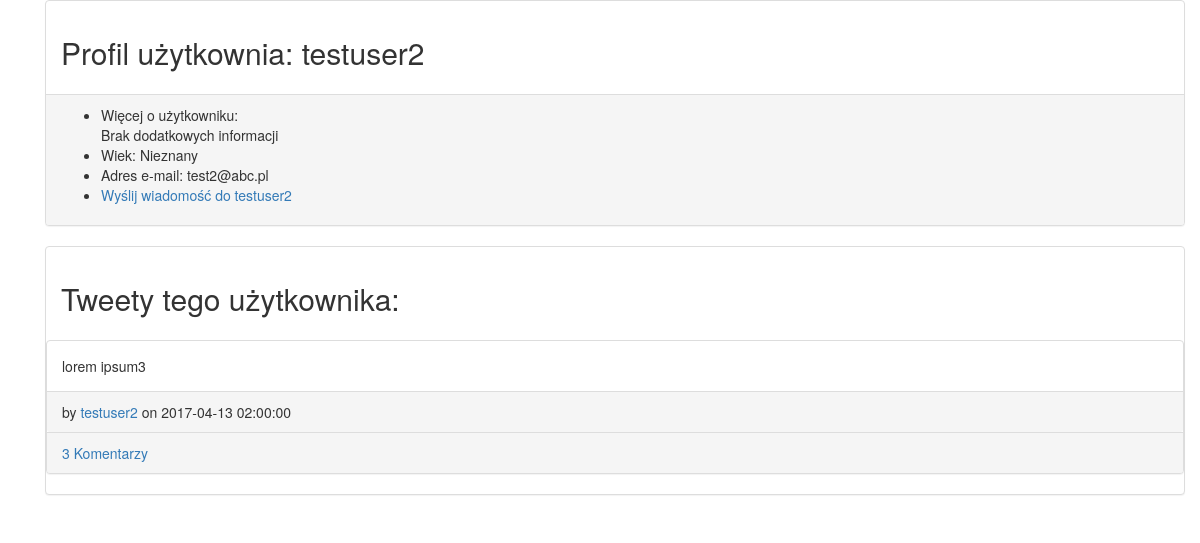
The app's page /user.php?userId=2, older data.
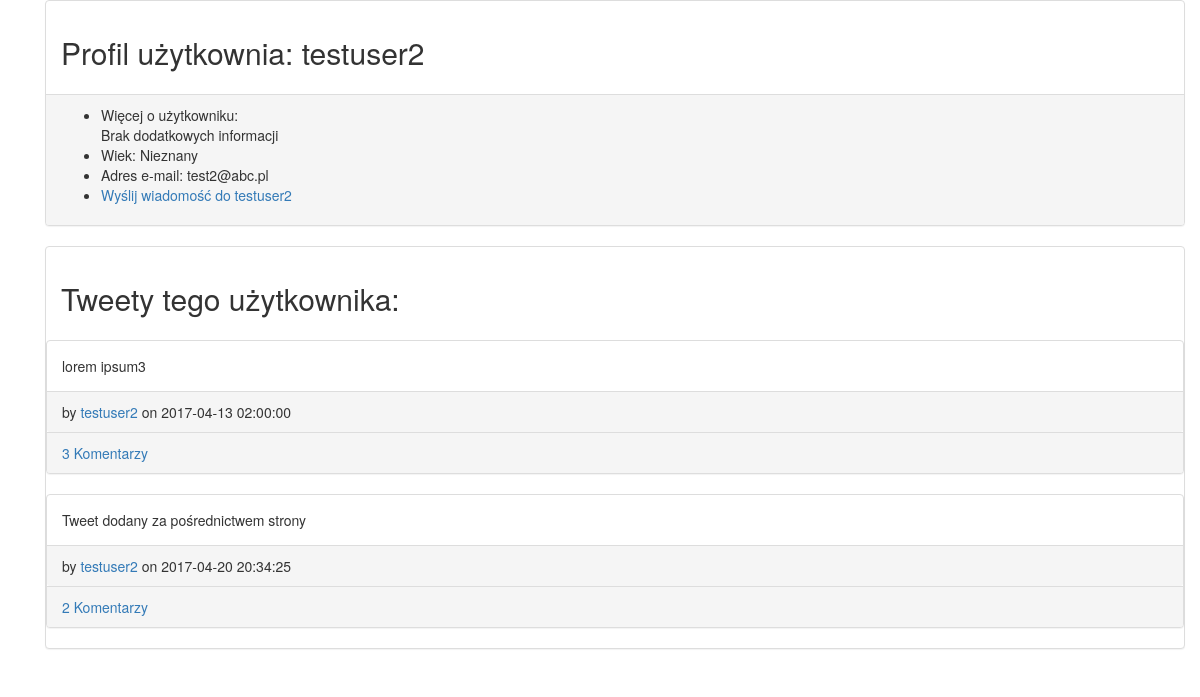
The same page, newer data.
### tables this page shows
CREATE TABLE `Tweets` (
  `id` int(11) NOT NULL,
  `userId` int(11) NOT NULL,
  `text` varchar(120) NOT NULL,
  `creationDate` datetime NOT NULL
);

CREATE TABLE `Users` (
  `id` int(11) NOT NULL,
  `email` varchar(255) NOT NULL,
  `username` varchar(255) NOT NULL,
  `hash_pass` varchar(60) NOT NULL
);

### src/UserExtended.php (called while the page is built, shortened)
<?php
require_once __DIR__ . '/User.php';
class UserExtended extends User {
    static public function loadMoreAboutUser(PDO $conn, $id) {
        $stmt = $conn->prepare('SELECT Users.id, Users.username, Users.email, UsersInfo.aboutMe, UsersInfo.age, UsersInfo.userId FROM Users JOIN UsersInfo ON Users.id = UsersInfo.userId WHERE Users.id = :id');
        $result = $stmt->execute(['id' => $id]);
        if ($result === true && $stmt->rowCount() == 1) {
            $row = $stmt->fetch(PDO::FETCH_ASSOC);
            $loadedUserDetails = new UserExtended($id);
            $loadedUserDetails->setUsername($row['username']);
            $loadedUserDetails->setEmail($row['email']);
            $loadedUserDetails->setAboutMe($row['aboutMe']);
            $loadedUserDetails->setAge($row['age']);
            return $loadedUserDetails;
        }
        else {
            $loadedUser = User::loadUserById($conn, $id);
            $loadedUserDetails = new UserExtended($id);
            $loadedUserDetails->setUsername($loadedUser->getUsername());
            $loadedUserDetails->setEmail($loadedUser->getEmail());
            $loadedUserDetails->setAboutMe('Brak dodatkowych informacji');
            $loadedUserDetails->setAge('Nieznany');
            return $loadedUserDetails;
        }
    }
}

### src/User.php (called while the page is built, shortened)
<?php
class User
{
    private $username;
    private $email;
    public function __construct() {
        $this->username = '';
        $this->email = '';
    }
    public function getUsername() {
        return $this->username;
    }
    public function getEmail() {
        return $this->email;
    }
    public function setUsername($username) {
        $this->username = $username;
    }
    public function setEmail($email) {
        $this->email = $email;
    }
    static public function loadUserById(PDO $conn, $id) {
        $stmt = $conn->prepare('SELECT * FROM Users WHERE id=:id');
        $result = $stmt->execute(['id' => $id]);
        if ($result === true && $stmt->rowCount() == 1) {
            $row = $stmt->fetch(PDO::FETCH_ASSOC);
            $loadedUser = new User();
            $loadedUser->id = $row['id'];
            $loadedUser->setUsername($row['username']);
            $loadedUser->setHashPass($row['hash_pass']);
            $loadedUser->setEmail($row['email']);
            return $loadedUser;
        }
    }
}

### src/Tweet.php (called while the page is built, shortened)
<?php
class Tweet {
    private $id;
    private $userId;
    private $text;
    private $creationdate;
    public function __construct($id = 0) {
        if ($id != 0) {
            $this->id = $id;
        }
        else {
            $this->id = -1;
        }
        $this->userId = null;
        $this->text = null;
        $this->creationdate = null;
    }
    public function setUserId($userId) {
        $this->userId = $userId;
    }
    public function setText($text) {
        $this->text = $text;
    }
    public function setCreationdate($creationdate) {
        $this->creationdate = $creationdate;
    }
    public function getId() {
        return $this->id;
    }
    public function getUserId() {
        return $this->userId;
    }
    public function getText() {
        return $this->text;
    }
    public function getCreationdate() {
        return $this->creationdate;
    }
    static public function loadTweetsByUserId(PDO $conn, $userId) {
        $sql = 'SELECT * FROM Tweets WHERE userId = :userId';
        $stmt = $conn->prepare($sql);
        $stmt->execute(['userId'=>$userId]);
        $result = $stmt;
        $array = [];
        if ($result != false && $result->rowCount() > 0) {
            $allTweets = $result->fetchAll();
            foreach ($allTweets as $row) {
                $loadedTweet = new Tweet($row['id']);
                $loadedTweet->setUserId($row['userId']);
                $loadedTweet->setText($row['text']);
                $loadedTweet->setCreationdate($row['creationDate']);
                $array[] = $loadedTweet;
            }
            return $array;
        }
        else {
            return false;
        }
    }
}

### src/Comment.php (called while the page is built, shortened)
<?php
class Comment {
    static public function countCommentsForAllPosts(PDO $conn) {
        $counted = $conn->query('SELECT Tweets.id, COUNT(Comments.tweetId) AS comment_counter FROM Tweets LEFT JOIN Comments ON Tweets.id = Comments.tweetId GROUP BY Tweets.id');
        $result = $counted->fetchAll(PDO::FETCH_KEY_PAIR);
        return $result;
    }
}

### user.php (the view, shortened to what the changed rows need)
<?php
require_once __DIR__ . '/src/UserExtended.php';
require_once __DIR__ . '/src/Tweet.php';
require_once __DIR__ . '/src/Comment.php';
require_once __DIR__ . '/connection.php';
include_once __DIR__ . '/header.php';
echo '<div class="container"><div class="container">';
if ($_SERVER['REQUEST_METHOD'] == 'GET') {
    if (isset ($_GET['userId'])) {
        $userId = intval($_GET['userId']);
        $user = UserExtended::loadMoreAboutUser($conn, $userId);
        if ($user != null) {
            echo '<div class="panel panel-default"><div class="panel-body">';
            echo '<h2>Profil użytkownia: '.$user->getUsername().'</h2>';
            echo '</div><div class="panel-footer"><ul>';
            echo '</ul></div></div>';
            $commentCounter = Comment::countCommentsForAllPosts($conn);
            $alltweets = Tweet::loadTweetsByUserId($conn, intval($_GET['userId']));
            echo '<div class="panel panel-default"><div class="panel-body"><h2>Tweety tego użytkownika:</h2></div>';
            foreach ($alltweets as $tweet) {
                $userId = $tweet->getUserId();
                $user = User::loadUserById($conn, $userId);
                $username = $user->getUsername();
                echo '<div class="panel panel-default"><div class="panel-body">';
                echo $tweet->getText();
                echo '</div><div class="panel-footer"> by <a href="user.php?userId='.$userId.'">'.$username.'</a> on '.$tweet->getCreationdate().'</div>';
                echo '<div class="panel-footer"><a href="tweet.php?tweetId='.$tweet->getId().'">'.$commentCounter[$tweet->getId()].' Komentarzy</a></div></div>';
            }
        }
        else {
            echo 'Błedne ID użytkownika <br><a href="index.php">Wróc na stronę główną</a>';
        }
    }
}
echo '</div></div>';
include __DIR__ . '/footer.php';

Row changes from the older to the newer data that the page shows:
added tweets: text "Tweet dodany za pośrednictwem strony", userId.username "testuser2", creationDate "2017-04-20 20:34:25", id "2"
